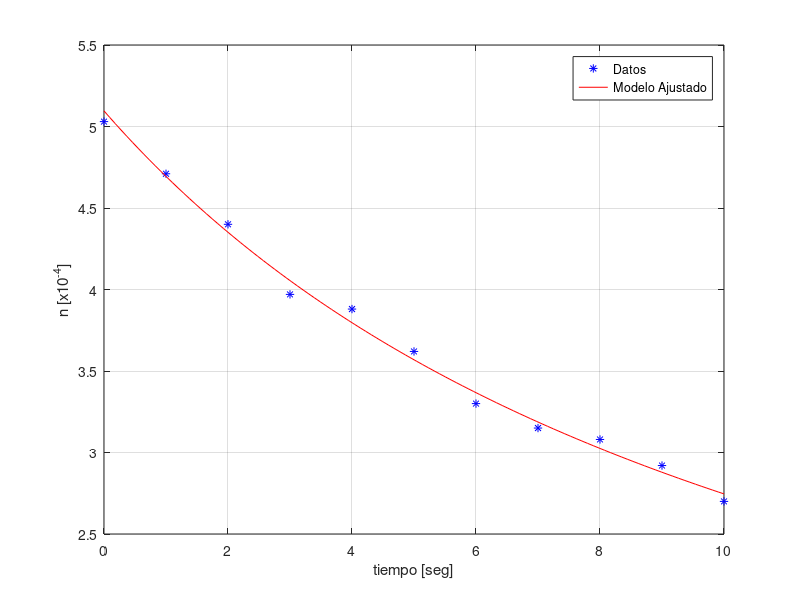

MATLAB code to generate this figure:
clear all
close all
clc

% Datos
t = (0:10)';
n = [5.03, 4.71, 4.4, 3.97, 3.88, 3.62, 3.30, 3.15, 3.08, 2.92, 2.70]';

% Sistema de ec.
A = [ones(size(t)), t];
b = 1./n;

% Coeficientes
c = A \ b;

n0 = 1/c(1);
alfa = c(2);

% Graficar
tt = linspace(0, 10, 110);
nn = n0 ./ (1 + n0*alfa*tt);

plot(t, n, '*b'); hold on; grid on
plot(tt, nn, 'r')
xlabel('tiempo [seg]'); ylabel('n [x10^{-4}]')
legend('Datos', 'Modelo Ajustado')